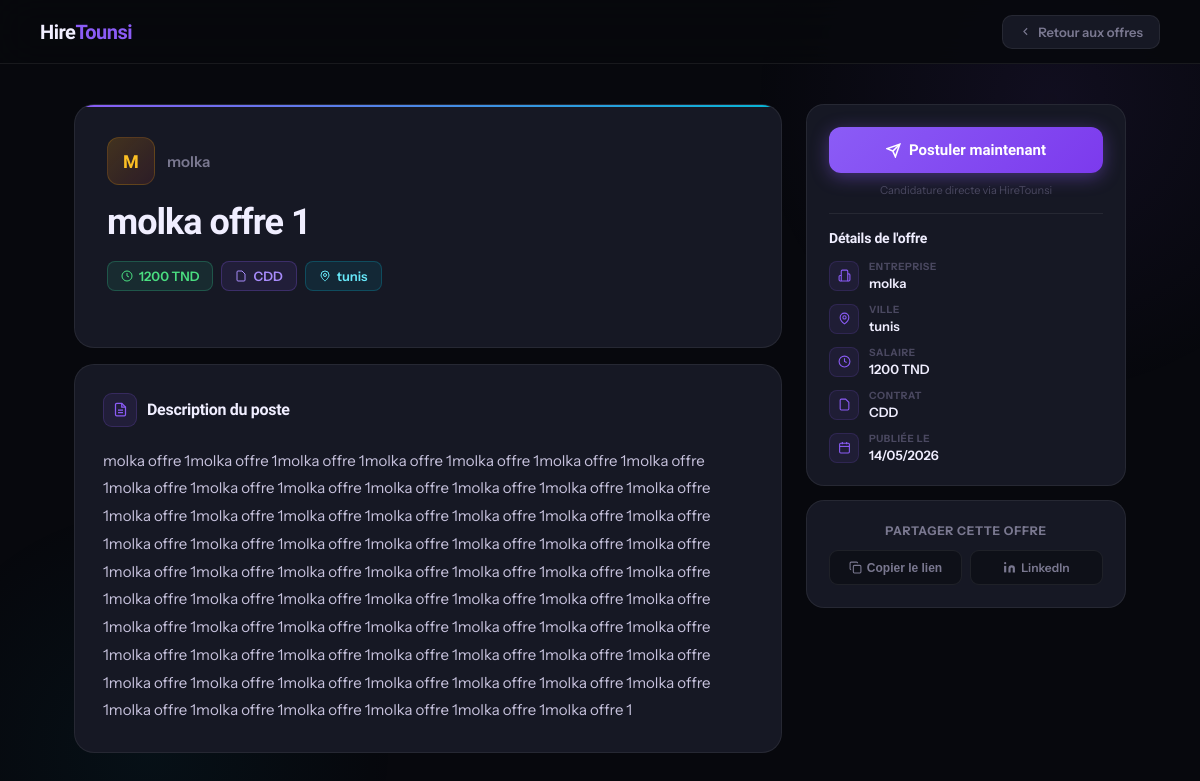
/job_details.php?id=32, run on the app's committed database.
### tables this page shows
CREATE TABLE `jobs` (
  `id` int(11) NOT NULL,
  `title` varchar(255) DEFAULT NULL,
  `company` varchar(255) DEFAULT NULL,
  `salary` varchar(100) DEFAULT NULL,
  `salary_max` varchar(100) DEFAULT NULL,
  `city` varchar(100) DEFAULT NULL,
  `description` text DEFAULT NULL,
  `created_at` timestamp NOT NULL DEFAULT current_timestamp(),
  `status` varchar(20) DEFAULT 'pending',
  `user_id` int(11) DEFAULT NULL,
  `contract_type` varchar(50) DEFAULT NULL,
  `category` varchar(100) DEFAULT NULL,
  `experience_level` varchar(100) DEFAULT NULL,
  `recruiter_type` varchar(50) DEFAULT NULL,
  `external_apply` tinyint(1) DEFAULT 0,
  `external_url` text DEFAULT NULL,
  `questions` longtext DEFAULT NULL,
  `company_id` int(11) DEFAULT NULL
);

### job_details.php (the view, shortened to what this page needs)
<?php
include "config.php";
$id = intval($_GET['id']);
$stmt = $pdo->prepare("SELECT * FROM jobs WHERE id=? AND status='approved'");
$stmt->execute([$id]);
$job = $stmt->fetch();
?>
<!DOCTYPE html>
<html lang="fr">
<head>
</head>
<body>
<nav>
  <a href="index.html" class="nav-logo">Hire<span>Tounsi</span></a>
  <a href="jobs.php" class="back-btn">
    <svg width="13" height="13" viewBox="0 0 24 24" fill="none" stroke="currentColor" stroke-width="2"><path d="m15 18-6-6 6-6"/></svg>
    Retour aux offres
  </a>
</nav>
<div class="wrapper">
  <div class="job-main">
    <div class="job-hero">
      <div class="company-row">
        <div class="company-logo"><?= strtoupper(substr($job['company'], 0, 1)) ?></div>
        <div class="company-name"><?= htmlspecialchars($job['company']) ?></div>
      </div>
      <div class="job-title"><?= htmlspecialchars($job['title']) ?></div>
      <div class="badges">
        <?php if($job['salary']): ?>
        <span class="badge badge-salary">
          <svg width="12" height="12" viewBox="0 0 24 24" fill="none" stroke="currentColor" stroke-width="2"><circle cx="12" cy="12" r="10"/><path d="M12 6v6l4 2"/></svg>
          <?= htmlspecialchars($job['salary']) ?> TND
        </span>
        <?php endif; ?>
        <?php if(!empty($job['contract_type'])): ?>
        <span class="badge badge-contract">
          <svg width="12" height="12" viewBox="0 0 24 24" fill="none" stroke="currentColor" stroke-width="2"><path d="M14 2H6a2 2 0 0 0-2 2v16a2 2 0 0 0 2 2h12a2 2 0 0 0 2-2V8z"/></svg>
          <?= htmlspecialchars($job['contract_type']) ?>
        </span>
        <?php endif; ?>
        <?php if($job['city']): ?>
        <span class="badge badge-city">
          <svg width="12" height="12" viewBox="0 0 24 24" fill="none" stroke="currentColor" stroke-width="2"><path d="M20 10c0 6-8 12-8 12s-8-6-8-12a8 8 0 0 1 16 0Z"/><circle cx="12" cy="10" r="3"/></svg>
          <?= htmlspecialchars($job['city']) ?>
        </span>
        <?php endif; ?>
      </div>
    </div>
    <div class="section">
      <div class="section-header">
        <div class="section-icon">
          <svg width="15" height="15" viewBox="0 0 24 24" fill="none" stroke="currentColor" stroke-width="2"><path d="M14 2H6a2 2 0 0 0-2 2v16a2 2 0 0 0 2 2h12a2 2 0 0 0 2-2V8z"/><polyline points="14 2 14 8 20 8"/><line x1="16" y1="13" x2="8" y2="13"/><line x1="16" y1="17" x2="8" y2="17"/></svg>
        </div>
        <div class="section-title">Description du poste</div>
      </div>
      <div class="description"><?= nl2br(htmlspecialchars($job['description'])) ?></div>
    </div>
  </div>
  <div class="job-sidebar">
    <div class="sidebar-card">
      <?php if($job['external_apply'] == 1 && !empty($job['external_url'])): ?>
        <a href="<?= htmlspecialchars($job['external_url']) ?>" target="_blank" class="apply-btn">
          <svg width="15" height="15" viewBox="0 0 24 24" fill="none" stroke="currentColor" stroke-width="2.5"><path d="M18 13v6a2 2 0 0 1-2 2H5a2 2 0 0 1-2-2V8a2 2 0 0 1 2-2h6"/><polyline points="15 3 21 3 21 9"/><line x1="10" y1="14" x2="21" y2="3"/></svg>
          Postuler sur le site externe
        </a>
        <p class="apply-note">Vous serez redirigé vers le site de l'entreprise</p>
      <?php else: ?>
        <button class="apply-btn" id="applyBtn" data-job-id="<?= $job['id'] ?>">
          <svg width="15" height="15" viewBox="0 0 24 24" fill="none" stroke="currentColor" stroke-width="2.5"><path d="M22 2 11 13"/><path d="M22 2 15 22l-4-9-9-4 20-7z"/></svg>
          Postuler maintenant
        </button>
        <p class="apply-note">Candidature directe via HireTounsi</p>
      <?php endif; ?>
      <div class="meta-divider"></div>
      <div class="meta-title">Détails de l'offre</div>
      <?php if($job['company']): ?>
      <div class="meta-row">
        <div class="meta-icon">
          <svg width="13" height="13" viewBox="0 0 24 24" fill="none" stroke="currentColor" stroke-width="2"><path d="M6 22V4a2 2 0 0 1 2-2h8a2 2 0 0 1 2 2v18Z"/><path d="M6 12H4a2 2 0 0 0-2 2v6a2 2 0 0 0 2 2h2"/><path d="M18 9h2a2 2 0 0 1 2 2v9a2 2 0 0 1-2 2h-2"/></svg>
        </div>
        <div>
          <div class="meta-label">Entreprise</div>
          <div class="meta-val"><?= htmlspecialchars($job['company']) ?></div>
        </div>
      </div>
      <?php endif; ?>
      <?php if($job['city']): ?>
      <div class="meta-row">
        <div class="meta-icon">
          <svg width="13" height="13" viewBox="0 0 24 24" fill="none" stroke="currentColor" stroke-width="2"><path d="M20 10c0 6-8 12-8 12s-8-6-8-12a8 8 0 0 1 16 0Z"/><circle cx="12" cy="10" r="3"/></svg>
        </div>
        <div>
          <div class="meta-label">Ville</div>
          <div class="meta-val"><?= htmlspecialchars($job['city']) ?></div>
        </div>
      </div>
      <?php endif; ?>
      <?php if($job['salary']): ?>
      <div class="meta-row">
        <div class="meta-icon">
          <svg width="13" height="13" viewBox="0 0 24 24" fill="none" stroke="currentColor" stroke-width="2"><circle cx="12" cy="12" r="10"/><path d="M12 6v6l4 2"/></svg>
        </div>
        <div>
          <div class="meta-label">Salaire</div>
          <div class="meta-val"><?= htmlspecialchars($job['salary']) ?> TND</div>
        </div>
      </div>
      <?php endif; ?>
      <?php if(!empty($job['contract_type'])): ?>
      <div class="meta-row">
        <div class="meta-icon">
          <svg width="13" height="13" viewBox="0 0 24 24" fill="none" stroke="currentColor" stroke-width="2"><path d="M14 2H6a2 2 0 0 0-2 2v16a2 2 0 0 0 2 2h12a2 2 0 0 0 2-2V8z"/></svg>
        </div>
        <div>
          <div class="meta-label">Contrat</div>
          <div class="meta-val"><?= htmlspecialchars($job['contract_type']) ?></div>
        </div>
      </div>
      <?php endif; ?>
      <?php if(!empty($job['created_at'])): ?>
      <div class="meta-row">
        <div class="meta-icon">
          <svg width="13" height="13" viewBox="0 0 24 24" fill="none" stroke="currentColor" stroke-width="2"><rect width="18" height="18" x="3" y="4" rx="2" ry="2"/><line x1="16" y1="2" x2="16" y2="6"/><line x1="8" y1="2" x2="8" y2="6"/><line x1="3" y1="10" x2="21" y2="10"/></svg>
        </div>
        <div>
          <div class="meta-label">Publiée le</div>
          <div class="meta-val"><?= date('d/m/Y', strtotime($job['created_at'])) ?></div>
        </div>
      </div>
      <?php endif; ?>
    </div>
    <div class="sidebar-card">
      <div class="share-title">Partager cette offre</div>
      <div class="share-btns">
        <button class="share-btn" onclick="navigator.clipboard.writeText(window.location.href).then(()=>this.textContent='Copié ✓')">
          <svg width="13" height="13" viewBox="0 0 24 24" fill="none" stroke="currentColor" stroke-width="2"><rect width="14" height="14" x="8" y="8" rx="2"/><path d="M4 16c-1.1 0-2-.9-2-2V4c0-1.1.9-2 2-2h10c1.1 0 2 .9 2 2"/></svg>
          Copier le lien
        </button>
        <a class="share-btn" href="https://www.linkedin.com/sharing/share-offsite/?url=<?= urlencode('http://'.$_SERVER['HTTP_HOST'].$_SERVER['REQUEST_URI']) ?>" target="_blank">
          <svg width="13" height="13" viewBox="0 0 24 24" fill="currentColor"><path d="M16 8a6 6 0 0 1 6 6v7h-4v-7a2 2 0 0 0-2-2 2 2 0 0 0-2 2v7h-4v-7a6 6 0 0 1 6-6z"/><rect width="4" height="12" x="2" y="9"/><circle cx="4" cy="4" r="2"/></svg>
          LinkedIn
        </a>
      </div>
    </div>
  </div>
</div>
</body>
</html>

### data on the page
jobs: company "M", company "molka", title "molka offre 1", salary "1200", contract_type "CDD", city "tunis", description "molka offre 1molka offre 1molka offre 1molka offre 1molka offre 1molka offre 1molka offre 1molka offre 1molka offre 1molka offre 1molka offre 1molka offre 1molka offre 1molka offre 1molka offre 1molka offre 1molka offre 1molka offre 1molka offre 1molka offre 1molka offre 1molka offre 1molka offre 1molka offre 1molka offre 1molka offre 1molka offre 1molka offre 1molka offre 1molka offre 1molka offre 1molka offre 1molka offre 1molka offre 1molka offre 1molka offre 1molka offre 1molka offre 1molka offre 1molka offre 1molka offre 1molka offre 1molka offre 1molka offre 1molka offre 1molka offre 1molka offre 1molka offre 1molka offre 1molka offre 1molka offre 1molka offre 1molka offre 1molka…", created_at "14/05/2026"
